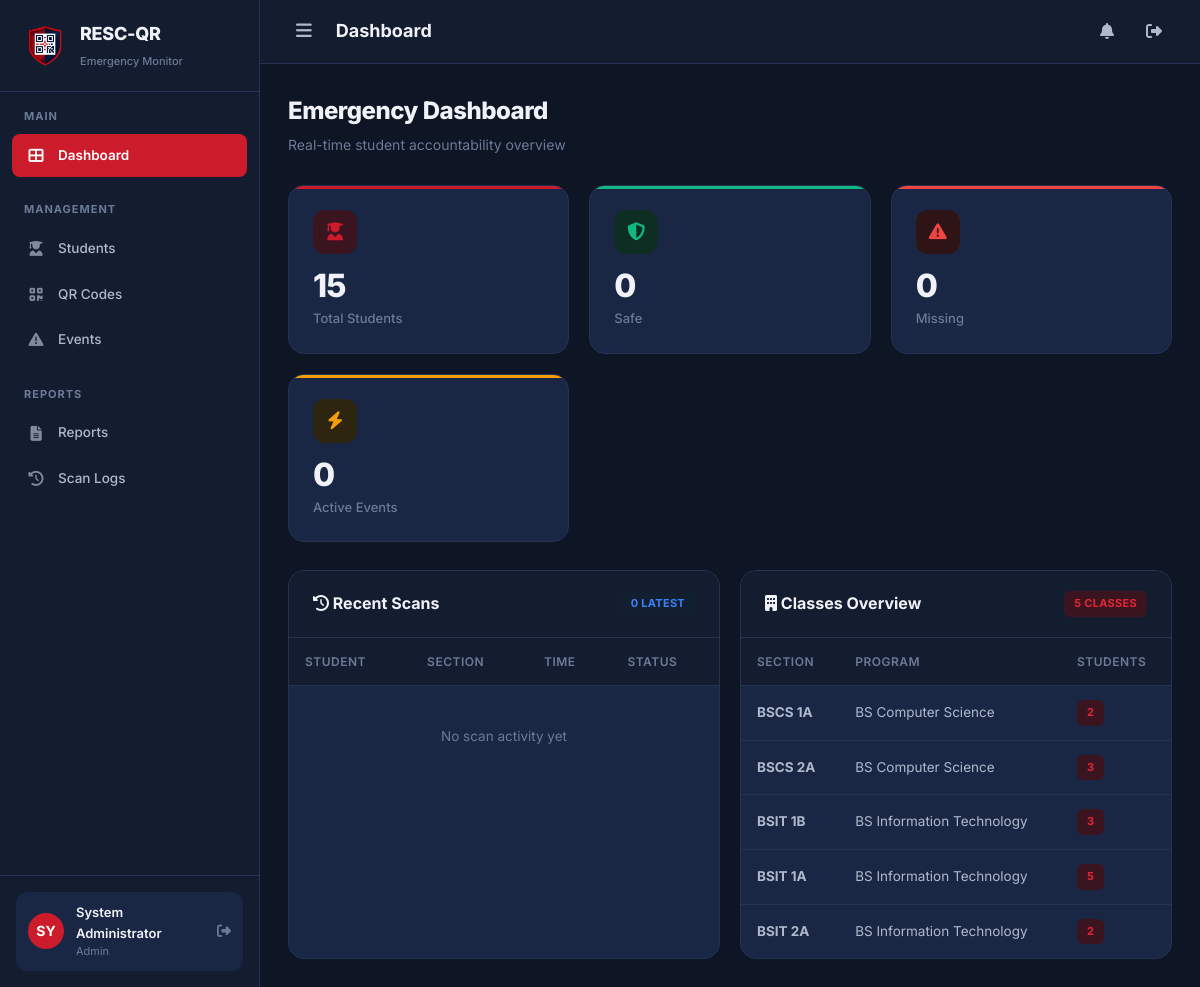
Screenshot of /dashboard (signed in) with the database file from the repository.
### tables this page shows
CREATE TABLE IF NOT EXISTS `class` (
    `class_id` INT AUTO_INCREMENT PRIMARY KEY,
    `section_name` VARCHAR(100) NOT NULL,
    `program` VARCHAR(150) NOT NULL,
    `year_level` VARCHAR(20) NOT NULL,
    `created_at` DATETIME DEFAULT CURRENT_TIMESTAMP,
    `updated_at` DATETIME DEFAULT CURRENT_TIMESTAMP ON UPDATE CURRENT_TIMESTAMP
);

### app/controllers/DashboardController.php (called while the page is built, shortened)
<?php
class DashboardController extends Controller {
    public function index() {
        $adminModel  = $this->model('Admin');
        $classModel  = $this->model('ClassModel');
        $db = Database::getInstance()->getConnection();
        $stmt = $db->prepare(
            "SELECT e.event_id, e.event_type, e.event_datetime, e.status,
                    COALESCE(v.safe_count, 0) as safe_count,
                    COALESCE(v.missing_count, 0) as missing_count,
                    COALESCE(v.not_in_class_count, 0) as not_in_class_count,
                    COALESCE(v.total_count, 0) as total_count
             FROM emergency_event e
             LEFT JOIN vw_event_status_summary v ON e.event_id = v.event_id
             WHERE e.status = 'Active'
             ORDER BY e.event_datetime DESC LIMIT 1"
        );
        $stmt->execute();
        $activeEvent = $stmt->fetch();
        $stmt2 = $db->prepare(
            "SELECT q.scan_time, q.scan_result, s.first_name, s.last_name, c.section_name
             FROM qr_scan_log q
             JOIN student s ON q.student_id = s.student_id
             JOIN class c ON s.class_id = c.class_id
             ORDER BY q.scan_time DESC LIMIT 10"
        );
        $stmt2->execute();
        $recentScans = $stmt2->fetchAll();
        $data = [
            'pageTitle'     => 'Dashboard',
            'totalStudents' => $adminModel->getTotalStudents(),
            'activeEvents'  => $adminModel->getActiveEvents(),
            'safeCount'     => $activeEvent ? (int)$activeEvent['safe_count'] : 0,
            'missingCount'  => $activeEvent ? (int)$activeEvent['missing_count'] : 0,
            'activeEvent'   => $activeEvent,
            'recentScans'   => $recentScans,
            'classes'       => $classModel->getClassesWithCounts(),
        ];
        $this->view('admin/dashboard', $data);
    }
}

### core/App.php (called while the page is built, shortened)
<?php
class App {
    protected $controller = 'AuthController';
    protected $method = 'index';
    public function __construct() {
        $url = $this->parseUrl();
        $controllerName = !empty($url[0]) ? ucfirst($url[0]) . 'Controller' : $this->controller;
        $controllerMap = [
            'AuthController'          => 'AuthController',
            'DashboardController'     => 'DashboardController',
            'StudentController'       => 'StudentController',
            'QrController'            => 'QRController',
            'QRController'            => 'QRController',
            'ScanController'          => 'ScanController',
            'EventController'        => 'EventController',
            'ReportController'        => 'ReportController',
            'StudentviewController'   => 'StudentViewController',
            'StudentViewController'   => 'StudentViewController',
            'AttendanceController'    => 'AttendanceController',
            'ApiController'           => 'ApiController',
        ];
        $urlSegment = !empty($url[0]) ? $url[0] : 'auth';
        $possibleController = ucfirst(strtolower($urlSegment)) . 'Controller';
        if (isset($controllerMap[$possibleController])) {
            $controllerName = $controllerMap[$possibleController];
        } elseif ($urlSegment === 'api' && !empty($url[1])) {
            $possibleController = ucfirst(strtolower($url[1])) . 'Controller';
            if (isset($controllerMap[$possibleController])) {
                $controllerName = $controllerMap[$possibleController];
                array_shift($url);
            }
        } else {
            $controllerName = $this->controller;
        }
        $controllerFile = ROOT_PATH . '/app/controllers/' . $controllerName . '.php';
        if (file_exists($controllerFile)) {
            $this->controller = new $controllerName();
        } else {
            require_once ROOT_PATH . '/app/controllers/AuthController.php';
            $this->controller = new AuthController();
        }
        array_shift($url);
        $this->params = $url ? array_values($url) : [];
        call_user_func_array([$this->controller, $this->method], $this->params);
    }
    private function parseUrl() {
        if (isset($_GET['url'])) {
            return explode('/', filter_var(rtrim($_GET['url'], '/'), FILTER_SANITIZE_URL));
        }
        return [];
    }
}

### index.php (called while the page is built, shortened)
<?php
require_once ROOT_PATH . '/config/app.php';
require_once ROOT_PATH . '/app/helpers/session_helper.php';
require_once ROOT_PATH . '/core/Database.php';
require_once ROOT_PATH . '/core/Model.php';
require_once ROOT_PATH . '/core/Controller.php';
require_once ROOT_PATH . '/core/App.php';
$app = new App();

### core/Model.php (called while the page is built, shortened)
<?php
class Model {
    protected $db;
    public function __construct() {
        $this->db = Database::getInstance()->getConnection();
    }
    protected function query($sql, $params = []) {
        $stmt = $this->db->prepare($sql);
        $stmt->execute($params);
        return $stmt;
    }
    protected function count($table, $where = '', $params = []) {
        $sql = "SELECT COUNT(*) as total FROM {$table}";
        if ($where) {
            $sql .= " WHERE {$where}";
        }
        $stmt = $this->db->prepare($sql);
        $stmt->execute($params);
        return $stmt->fetch()['total'];
    }
}

### core/Database.php (called while the page is built, shortened)
<?php
class Database {
    private static $instance = null;
    private $pdo;
    private function __construct() {
        $dsn = 'mysql:host=' . DB_HOST . ';dbname=' . DB_NAME . ';charset=' . DB_CHARSET;
        $options = [
            PDO::ATTR_ERRMODE            => PDO::ERRMODE_EXCEPTION,
            PDO::ATTR_DEFAULT_FETCH_MODE => PDO::FETCH_ASSOC,
            PDO::ATTR_EMULATE_PREPARES   => false,
        ];
        try {
            $this->pdo = new PDO($dsn, DB_USER, DB_PASS, $options);
        } catch (PDOException $e) {
            die('Database connection failed: ' . $e->getMessage());
        }
    }
    public static function getInstance() {
        if (self::$instance === null) {
            self::$instance = new self();
        }
        return self::$instance;
    }
    public function getConnection() {
        return $this->pdo;
    }
}

### app/models/Admin.php (called while the page is built, shortened)
<?php
class Admin extends Model {
    public function getTotalStudents() {
        return $this->count('student', "profile_status = 'Active'");
    }
    public function getActiveEvents() {
        return $this->count('emergency_event', "status = 'Active'");
    }
}

### app/helpers/session_helper.php (called while the page is built, shortened)
<?php
function e($string) {
    return htmlspecialchars($string ?? '', ENT_QUOTES, 'UTF-8');
}

### app/models/ClassModel.php (called while the page is built, shortened)
<?php
class ClassModel extends Model {
    public function getClassesWithCounts() {
        $stmt = $this->query(
            "SELECT c.*, COUNT(s.student_id) as student_count
             FROM class c
             LEFT JOIN student s ON c.class_id = s.class_id AND s.profile_status = 'Active'
             GROUP BY c.class_id
             ORDER BY c.program ASC, c.year_level ASC"
        );
        return $stmt->fetchAll();
    }
}

### app/views/admin/dashboard.php (the view, shortened to what this page needs)
<div class="page-header">
    <div>
        <h1>Emergency Dashboard</h1>
        <p>Real-time student accountability overview</p>
    </div>
</div>
<div class="stats-grid" id="statsGrid">
    <div class="stat-card primary">
        <div class="stat-header">
            <div class="stat-icon"><i class="fas fa-user-graduate"></i></div>
        </div>
        <div class="stat-value" id="statTotal"><?= e($totalStudents) ?></div>
        <div class="stat-label">Total Students</div>
    </div>
    <div class="stat-card success">
        <div class="stat-header">
            <div class="stat-icon"><i class="fas fa-shield-alt"></i></div>
        </div>
        <div class="stat-value" id="statSafe"><?= e($safeCount) ?></div>
        <div class="stat-label">Safe</div>
    </div>
    <div class="stat-card danger">
        <div class="stat-header">
            <div class="stat-icon"><i class="fas fa-exclamation-triangle"></i></div>
        </div>
        <div class="stat-value" id="statMissing"><?= e($missingCount) ?></div>
        <div class="stat-label">Missing</div>
    </div>
    <div class="stat-card warning">
        <div class="stat-header">
            <div class="stat-icon"><i class="fas fa-bolt"></i></div>
        </div>
        <div class="stat-value" id="statEvents"><?= e($activeEvents) ?></div>
        <div class="stat-label">Active Events</div>
    </div>
</div>
<div style="display:grid; grid-template-columns: 1fr 1fr; gap:20px;">
    <div class="card">
        <div class="card-header">
            <h3><i class="fas fa-history"></i> Recent Scans</h3>
            <span class="badge badge-info"><?= count($recentScans) ?> latest</span>
        </div>
        <div class="card-body" style="padding:0;">
            <div class="table-wrapper">
                <table>
                    <thead>
                        <tr>
                            <th>Student</th>
                            <th>Section</th>
                            <th>Time</th>
                            <th>Status</th>
                        </tr>
                    </thead>
                    <tbody id="recentScansBody">
                        <?php if (empty($recentScans)): ?>
                            <tr><td colspan="4" class="text-center text-muted" style="padding:40px;">No scan activity yet</td></tr>
                        <?php endif; ?>
                    </tbody>
                </table>
            </div>
        </div>
    </div>
    <div class="card">
        <div class="card-header">
            <h3><i class="fas fa-building"></i> Classes Overview</h3>
            <span class="badge badge-primary"><?= count($classes) ?> classes</span>
        </div>
        <div class="card-body" style="padding:0;">
            <div class="table-wrapper">
                <table>
                    <thead>
                        <tr>
                            <th>Section</th>
                            <th>Program</th>
                            <th>Students</th>
                        </tr>
                    </thead>
                    <tbody>
                        <?php if (empty($classes)): ?>
                            <tr><td colspan="3" class="text-center text-muted" style="padding:40px;">No classes found</td></tr>
                        <?php else: ?>
                            <?php foreach ($classes as $class): ?>
                            <tr>
                                <td><strong><?= e($class['section_name']) ?></strong></td>
                                <td><?= e($class['program']) ?></td>
                                <td><span class="badge badge-primary"><?= e($class['student_count']) ?></span></td>
                            </tr>
                            <?php endforeach; ?>
                        <?php endif; ?>
                    </tbody>
                </table>
            </div>
        </div>
    </div>
</div>

### public/css/style.css (style rules this page uses)
:root { --bg-primary: #0e1525; --bg-secondary: #141d30; --bg-card: #1a2744; --bg-card-hover: #213050; --bg-input: #111a2c; --border-color: #243352; --border-hover: #2e4068; --text-primary: #f0f2f7; --text-secondary: #b0b8cc; --text-muted: #6b7a96; --accent-primary: #cc1b2b; --accent-primary-hover: #e52535; --accent-secondary: #1a2744; --accent-success: #10b981; --accent-warning: #f59e0b; --accent-danger: #ef4444; --accent-info: #3b82f6; --accent-navy: #1a2744; --accent-red: #cc1b2b; --accent-red-bright: #e52535; --shadow-sm: 0 2px 8px rgba(0,0,0,0.25); --shadow-md: 0 8px 24px rgba(0,0,0,0.35); --shadow-lg: 0 20px 48px rgba(0,0,0,0.45); --radius-sm: 8px; --radius-md: 12px; --radius-lg: 16px; --radius-xl: 20px; --sidebar-width: 260px; --header-height: 64px; --transition: all 0.25s cubic-bezier(0.4, 0, 0.2, 1); }
* { margin: 0; padding: 0; box-sizing: border-box; }
body { font-family: 'Inter', -apple-system, BlinkMacSystemFont, sans-serif; background: var(--bg-primary); color: var(--text-primary); line-height: 1.6; font-size: 14px; overflow-x: hidden; }
.page-header { display: flex; align-items: center; justify-content: space-between; margin-bottom: 28px; }
.page-header h1 { font-size: 24px; font-weight: 800; letter-spacing: -0.5px; }
.page-header p { color: var(--text-muted); font-size: 14px; margin-top: 4px; }
.stats-grid { display: grid; grid-template-columns: repeat(auto-fit, minmax(240px, 1fr)); gap: 20px; margin-bottom: 28px; }
.stat-card { background: var(--bg-card); border: 1px solid var(--border-color); border-radius: var(--radius-lg); padding: 24px; transition: var(--transition); position: relative; overflow: hidden; }
.stat-card::before { content: ''; position: absolute; top: 0; left: 0; right: 0; height: 3px; border-radius: 3px 3px 0 0; }
.stat-card.primary::before { background: var(--accent-red); }
.stat-card.success::before { background: var(--accent-success); }
.stat-card.danger::before { background: var(--accent-danger); }
.stat-card.warning::before { background: var(--accent-warning); }
.stat-card .stat-header { display: flex; align-items: center; justify-content: space-between; margin-bottom: 16px; }
.stat-card .stat-icon { width: 44px; height: 44px; border-radius: var(--radius-md); display: flex; align-items: center; justify-content: center; font-size: 18px; }
.stat-card.primary .stat-icon { background: #3a1520; color: var(--accent-red); }
.stat-card.success .stat-icon { background: #0f2e23; color: var(--accent-success); }
.stat-card.danger .stat-icon { background: #2e1414; color: var(--accent-danger); }
.stat-card.warning .stat-icon { background: #2e2510; color: var(--accent-warning); }
.stat-card .stat-value { font-size: 32px; font-weight: 800; letter-spacing: -1px; line-height: 1; }
.stat-card .stat-label { font-size: 13px; color: var(--text-muted); margin-top: 6px; font-weight: 500; }
.card { background: var(--bg-card); border: 1px solid var(--border-color); border-radius: var(--radius-lg); overflow: hidden; transition: var(--transition); }
.card-header { padding: 20px 24px; border-bottom: 1px solid var(--border-color); display: flex; align-items: center; justify-content: space-between; background: var(--bg-secondary); }
.card-header h3 { font-size: 16px; font-weight: 700; }
.card-body { padding: 24px; }
.table-wrapper { overflow-x: auto; }
table { width: 100%; border-collapse: collapse; font-size: 13.5px; }
table thead th { text-align: left; padding: 14px 16px; font-weight: 600; font-size: 12px; text-transform: uppercase; letter-spacing: 0.5px; color: var(--text-muted); border-bottom: 1px solid var(--border-color); background: var(--bg-secondary); white-space: nowrap; }
table tbody td { padding: 14px 16px; border-bottom: 1px solid var(--border-color); color: var(--text-secondary); vertical-align: middle; }
table tbody tr { transition: var(--transition); }
table tbody tr:last-child td { border-bottom: none; }
.badge { display: inline-flex; align-items: center; padding: 4px 10px; border-radius: 6px; font-size: 11px; font-weight: 700; text-transform: uppercase; letter-spacing: 0.3px; }
.badge-info { background: #121f30; color: var(--accent-info); }
.badge-primary { background: #3a1520; color: var(--accent-red-bright); }
.text-muted { color: var(--text-muted); }
.text-center { text-align: center; }

### rows the page displays
class: section_name "BSCS 1A", program "BS Computer Science", student_count "2"
class: section_name "BSCS 2A", program "BS Computer Science", student_count "3"
class: section_name "BSIT 1B", program "BS Information Technology", student_count "3"
class: section_name "BSIT 1A", program "BS Information Technology", student_count "5"
class: section_name "BSIT 2A", program "BS Information Technology", student_count "2"

### other values shown
APP_NAME "RESC-QR"
$initials "SY"
getUserName() "System Administrator"
getUserRole() "Admin"
$pageTitle "Dashboard"
$totalStudents "15"
$safeCount "0"
$missingCount "0"
$activeEvents "0"
count($recentScans) "0"
count($classes) "5"
